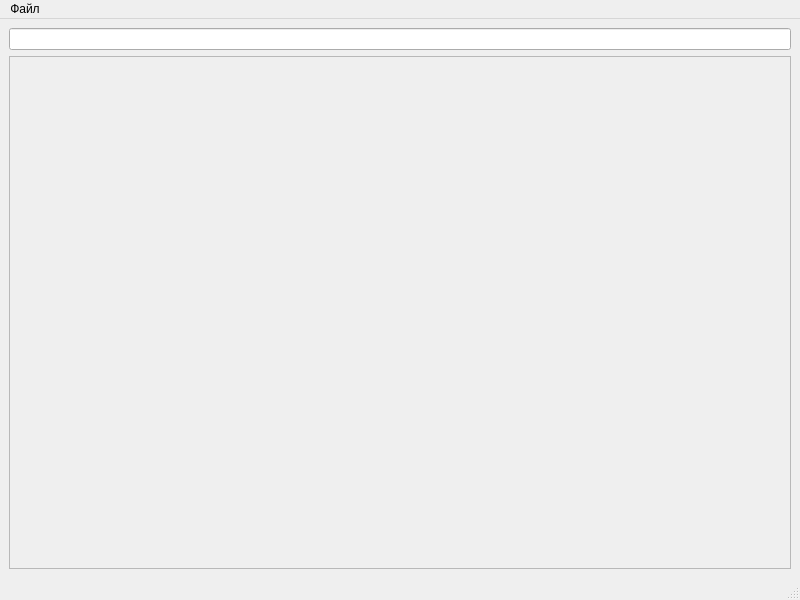
<?xml version="1.0" encoding="UTF-8"?>
<ui version="4.0">
 <class>MainWindow</class>
 <widget class="QMainWindow" name="MainWindow">
  <property name="geometry">
   <rect>
    <x>0</x>
    <y>0</y>
    <width>800</width>
    <height>600</height>
   </rect>
  </property>
  <property name="windowTitle">
   <string>MainWindow</string>
  </property>
  <widget class="QWidget" name="centralwidget">
   <layout class="QVBoxLayout" name="verticalLayout">
    <item>
     <widget class="QLineEdit" name="lineEdit"/>
    </item>
    <item>
     <widget class="QFrame" name="frame">
      <property name="frameShape">
       <enum>QFrame::StyledPanel</enum>
      </property>
      <property name="frameShadow">
       <enum>QFrame::Raised</enum>
      </property>
     </widget>
    </item>
   </layout>
  </widget>
  <widget class="QMenuBar" name="menubar">
   <property name="geometry">
    <rect>
     <x>0</x>
     <y>0</y>
     <width>800</width>
     <height>22</height>
    </rect>
   </property>
   <widget class="QMenu" name="menu">
    <property name="title">
     <string>Файл</string>
    </property>
    <addaction name="action"/>
   </widget>
   <addaction name="menu"/>
  </widget>
  <widget class="QStatusBar" name="statusbar"/>
  <action name="action">
   <property name="text">
    <string>Загрзить..</string>
   </property>
  </action>
 </widget>
 <resources/>
 <connections/>
</ui>
